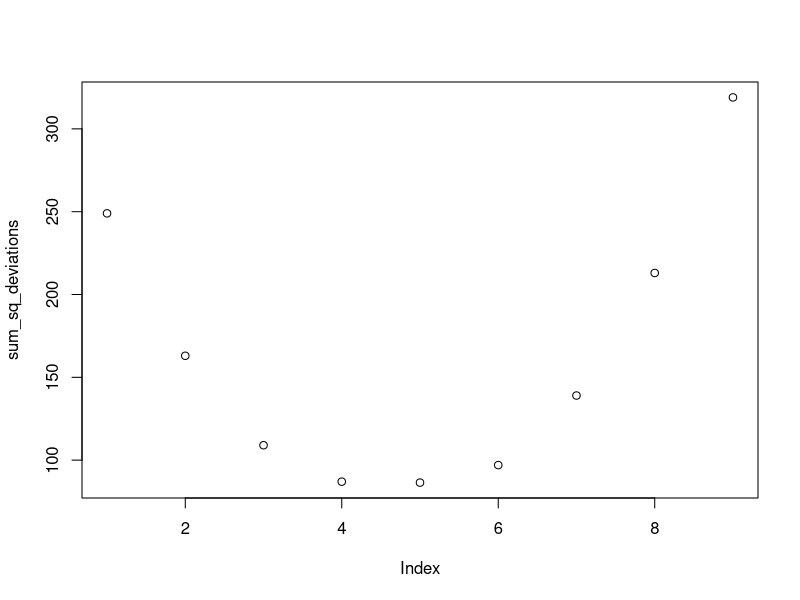
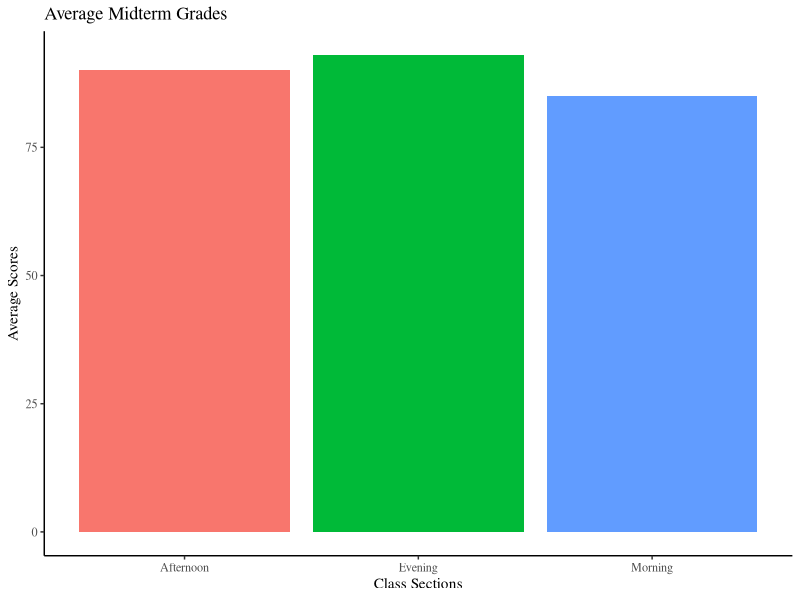

Generate these figures, in order, with R:
## ---- chunk 1
knitr::opts_chunk$set(echo = FALSE)
library(dplyr)
library(ggplot2)
## ---- chunk 2

scores <- c(1,6,2,3,5,2,4,7,2,3,6,8,1,6,8,3)

numbers_to_test <- c(1,2,3,4,mean(scores),5,6,7,8)

sum_sq_deviations <- c()
for(i in 1:length(numbers_to_test)) {
  sum_sq_deviations[i] <- sum((scores-numbers_to_test[i])^2)
}

sum_sq_deviations
plot(sum_sq_deviations)

## ---- chunk 3
x <- rnorm(n=100, mean=12, sd=1)
n <- length(x)
standard_dev <- function(a){
  sqrt(sum((x - mean(x))^2) / (n - 1))
}
standard_dev
sd(x)
## ---- chunk 4
class_sections <- c("Morning", "Afternoon", "Evening")
avg_scores <- c(85, 90, 93)
my_data_frame <- data.frame(class_sections,avg_scores)

ggplot(my_data_frame, aes(class_sections, avg_scores, fill= class_sections)) +
    geom_bar(stat="identity") +
    theme_classic()+
    theme(text = element_text(family = "Times"), legend.position = "none") +
    labs(x = "Class Sections", y = "Average Scores", title = "Average Midterm Grades")

  
